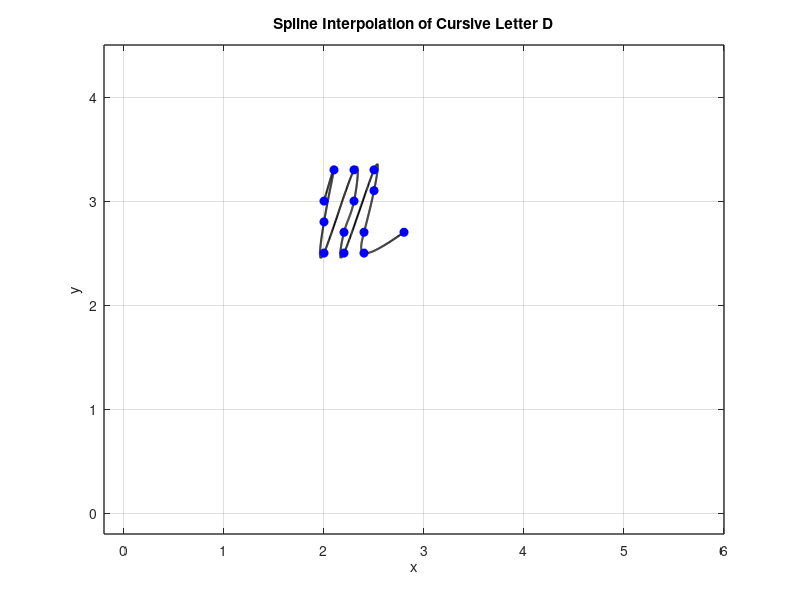

MATLAB code to generate this figure:
x = [2 2.1 2.0 2 2.3 2.3 2.2 2.2 2.5 2.5 2.4 2.4 2.8];
y = [3 3.3 2.8 2.5 3.3 3 2.7 2.5 3.3 3.1 2.7 2.5 2.7];

n = length(x);
t = 0:n-1; % Parametric coordinate t
tt = 0:0.01:n-1; % More dense coordinate tt for spline interpolation

% Compute spline interpolation
xx = spline(t, x, tt);
yy = spline(t, y, tt);

% Plot settings
figure(1)
plot(xx, yy, 'k', 'LineWidth', 1.5) % plot spline
hold on
plot(x, y, 'bo', 'MarkerFaceColor', 'b') % plot data points
axis([-0.2 6 -0.2 4.5])
grid on
title('Spline Interpolation of Cursive Letter D')
xlabel('x')
ylabel('y')
set(gca, 'FontSize', 10, 'LineWidth', 1)
grid on